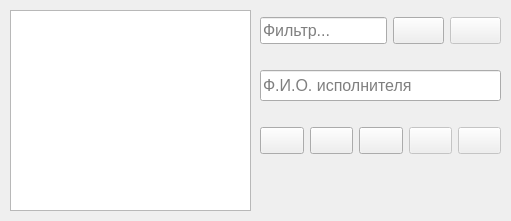
<?xml version="1.0" encoding="UTF-8"?>
<ui version="4.0">
 <class>EmployesCatalogWindow</class>
 <widget class="QMainWindow" name="EmployesCatalogWindow">
  <property name="geometry">
   <rect>
    <x>0</x>
    <y>0</y>
    <width>511</width>
    <height>221</height>
   </rect>
  </property>
  <property name="minimumSize">
   <size>
    <width>511</width>
    <height>221</height>
   </size>
  </property>
  <property name="maximumSize">
   <size>
    <width>511</width>
    <height>221</height>
   </size>
  </property>
  <property name="font">
   <font>
    <pointsize>12</pointsize>
   </font>
  </property>
  <property name="windowTitle">
   <string>Справочник исполнителей</string>
  </property>
  <widget class="QWidget" name="centralwidget">
   <widget class="QTableView" name="tableView">
    <property name="geometry">
     <rect>
      <x>10</x>
      <y>10</y>
      <width>241</width>
      <height>201</height>
     </rect>
    </property>
    <property name="selectionMode">
     <enum>QAbstractItemView::SingleSelection</enum>
    </property>
    <property name="selectionBehavior">
     <enum>QAbstractItemView::SelectRows</enum>
    </property>
   </widget>
   <widget class="QWidget" name="gridLayoutWidget">
    <property name="geometry">
     <rect>
      <x>260</x>
      <y>10</y>
      <width>241</width>
      <height>41</height>
     </rect>
    </property>
    <layout class="QGridLayout" name="gridLayout">
     <item row="0" column="0">
      <widget class="QLineEdit" name="lineEditFilter">
       <property name="placeholderText">
        <string>Фильтр...</string>
       </property>
      </widget>
     </item>
     <item row="0" column="1">
      <widget class="QPushButton" name="btnFilterOn">
       <property name="toolTip">
        <string>Применить фильтр</string>
       </property>
       <property name="text">
        <string/>
       </property>
       <property name="icon">
        <iconset>
         <normaloff>../buttonIcons/funnel.ico</normaloff>../buttonIcons/funnel.ico</iconset>
       </property>
       <property name="iconSize">
        <size>
         <width>24</width>
         <height>24</height>
        </size>
       </property>
      </widget>
     </item>
     <item row="0" column="2">
      <widget class="QPushButton" name="btnFilterOff">
       <property name="enabled">
        <bool>false</bool>
       </property>
       <property name="toolTip">
        <string>Убрать фильтр</string>
       </property>
       <property name="text">
        <string/>
       </property>
       <property name="icon">
        <iconset>
         <normaloff>../buttonIcons/funnel_delete.ico</normaloff>../buttonIcons/funnel_delete.ico</iconset>
       </property>
       <property name="iconSize">
        <size>
         <width>24</width>
         <height>24</height>
        </size>
       </property>
      </widget>
     </item>
    </layout>
   </widget>
   <widget class="QLineEdit" name="lineEdit">
    <property name="geometry">
     <rect>
      <x>260</x>
      <y>70</y>
      <width>241</width>
      <height>31</height>
     </rect>
    </property>
    <property name="placeholderText">
     <string>Ф.И.О. исполнителя</string>
    </property>
   </widget>
   <widget class="QWidget" name="gridLayoutWidget_4">
    <property name="geometry">
     <rect>
      <x>260</x>
      <y>120</y>
      <width>241</width>
      <height>41</height>
     </rect>
    </property>
    <layout class="QGridLayout" name="gridLayout_4">
     <item row="0" column="0">
      <widget class="QPushButton" name="btnInsert">
       <property name="toolTip">
        <string>Добавление записи</string>
       </property>
       <property name="text">
        <string/>
       </property>
       <property name="icon">
        <iconset>
         <normaloff>../buttonIcons/add2.ico</normaloff>../buttonIcons/add2.ico</iconset>
       </property>
       <property name="iconSize">
        <size>
         <width>24</width>
         <height>24</height>
        </size>
       </property>
      </widget>
     </item>
     <item row="0" column="2">
      <widget class="QPushButton" name="btnDelete">
       <property name="toolTip">
        <string>Удаление записи</string>
       </property>
       <property name="text">
        <string/>
       </property>
       <property name="icon">
        <iconset>
         <normaloff>../buttonIcons/delete2.ico</normaloff>../buttonIcons/delete2.ico</iconset>
       </property>
       <property name="iconSize">
        <size>
         <width>24</width>
         <height>24</height>
        </size>
       </property>
      </widget>
     </item>
     <item row="0" column="4">
      <widget class="QPushButton" name="btnCancel">
       <property name="enabled">
        <bool>false</bool>
       </property>
       <property name="toolTip">
        <string>Отмена</string>
       </property>
       <property name="text">
        <string/>
       </property>
       <property name="icon">
        <iconset>
         <normaloff>../buttonIcons/undo.ico</normaloff>../buttonIcons/undo.ico</iconset>
       </property>
       <property name="iconSize">
        <size>
         <width>24</width>
         <height>24</height>
        </size>
       </property>
      </widget>
     </item>
     <item row="0" column="1">
      <widget class="QPushButton" name="btnUpdate">
       <property name="toolTip">
        <string>Редактирование записи</string>
       </property>
       <property name="text">
        <string/>
       </property>
       <property name="icon">
        <iconset>
         <normaloff>../buttonIcons/replace2.ico</normaloff>../buttonIcons/replace2.ico</iconset>
       </property>
       <property name="iconSize">
        <size>
         <width>24</width>
         <height>24</height>
        </size>
       </property>
      </widget>
     </item>
     <item row="0" column="3">
      <widget class="QPushButton" name="btnSave">
       <property name="enabled">
        <bool>false</bool>
       </property>
       <property name="toolTip">
        <string>Сохранение записи</string>
       </property>
       <property name="text">
        <string/>
       </property>
       <property name="icon">
        <iconset>
         <normaloff>../buttonIcons/check2.ico</normaloff>../buttonIcons/check2.ico</iconset>
       </property>
       <property name="iconSize">
        <size>
         <width>24</width>
         <height>24</height>
        </size>
       </property>
      </widget>
     </item>
    </layout>
   </widget>
  </widget>
 </widget>
 <resources/>
 <connections/>
</ui>
